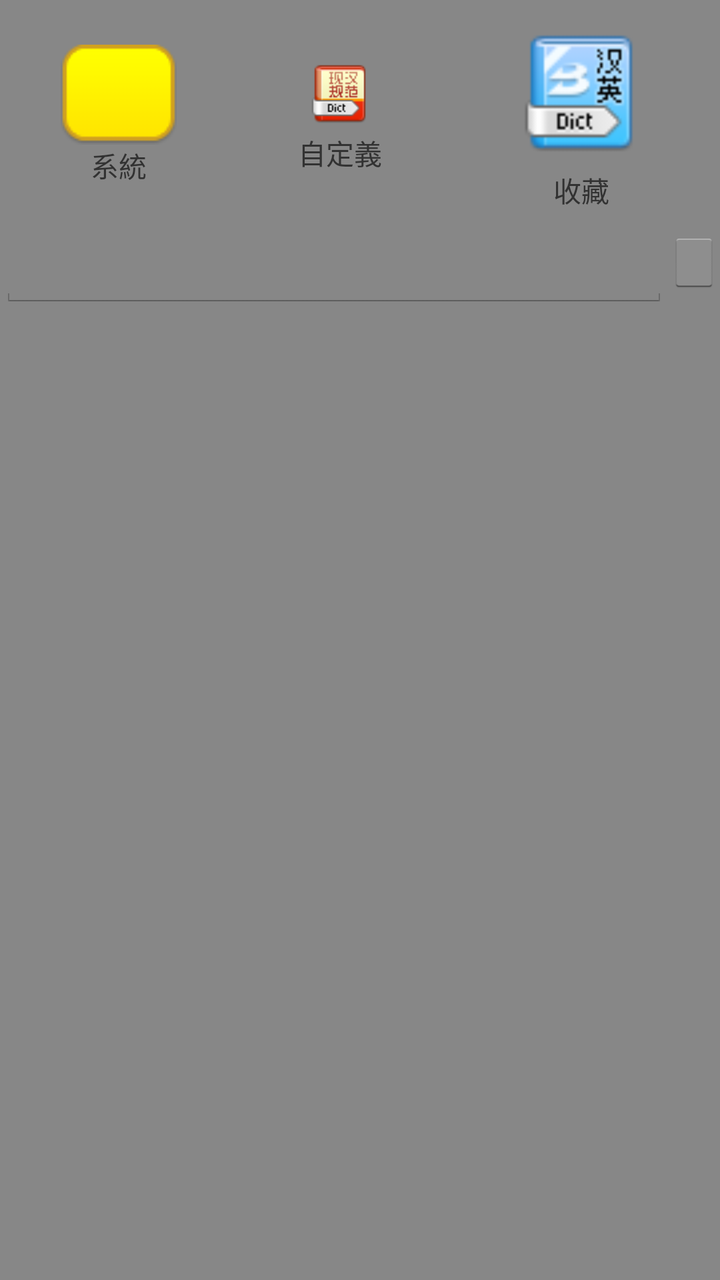
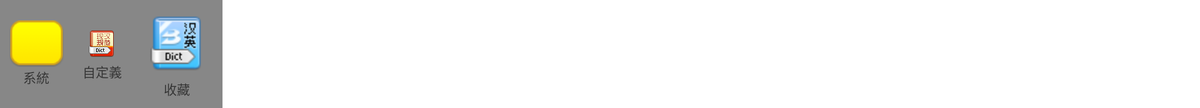

An Android layout and its configuration variant, each rendered on a device that would load it. The default file and the variant file are quoted in full after the pictures.
<!-- AndroidManifest.xml: application theme MyTheme -->
<!-- res/layout/other_graphic_window.xml -->
<?xml version="1.0" encoding="utf-8"?>
<LinearLayout xmlns:android="http://schemas.android.com/apk/res/android"
    android:id="@+id/other_graphic_main"
    android:layout_width="match_parent"
    android:layout_height="match_parent"
    android:gravity="center_horizontal"
    android:orientation="vertical" >

    <LinearLayout
        android:id="@+id/dlg_size"
        android:layout_width="match_parent"
        android:layout_height="match_parent"
        android:background="#F0808080"
        android:orientation="vertical" >

        <LinearLayout
            android:id="@+id/title_bar"
            android:layout_width="match_parent"
            android:layout_height="wrap_content"
            android:gravity="center_horizontal"
            android:orientation="horizontal" >

            <LinearLayout
                android:id="@+id/in_system_frame"
                android:layout_width="wrap_content"
                android:layout_height="wrap_content"
                android:layout_gravity="center"
                android:layout_weight="2"
                android:orientation="vertical"
                android:padding="10dp" >

                <ImageView
                    android:id="@+id/in_system_img"
                    android:layout_width="wrap_content"
                    android:layout_height="wrap_content"
                    android:layout_gravity="center"
                    android:src="@drawable/btn_submit" />

                <TextView
                    android:id="@+id/in_system_tv"
                    android:layout_width="wrap_content"
                    android:layout_height="wrap_content"
                    android:layout_gravity="center"
                    android:text="系統" />
            </LinearLayout>

            <LinearLayout
                android:id="@+id/in_myDefine_frame"
                android:layout_width="wrap_content"
                android:layout_height="wrap_content"
                android:layout_gravity="center"
                android:layout_weight="2"
                android:orientation="vertical"
                android:padding="10dp" >

                <ImageView
                    android:id="@+id/in_myDefine_img"
                    android:layout_width="wrap_content"
                    android:layout_height="wrap_content"
                    android:layout_gravity="center"
                    android:src="@drawable/btn_xhgf" />

                <TextView
                    android:id="@+id/in_myDefine_tv"
                    android:layout_width="wrap_content"
                    android:layout_height="wrap_content"
                    android:layout_gravity="center"
                    android:text="自定義" />
            </LinearLayout>

            <LinearLayout
                android:id="@+id/in_myCollect_frame"
                android:layout_width="wrap_content"
                android:layout_height="wrap_content"
                android:layout_gravity="center"
                android:layout_weight="2"
                android:orientation="vertical"
                android:padding="10dp" >

                <ImageView
                    android:id="@+id/in_collect_img"
                    android:layout_width="wrap_content"
                    android:layout_height="wrap_content"
                    android:layout_gravity="center"
                    android:src="@drawable/btn_hycd" />

                <TextView
                    android:id="@+id/in_collect_tv"
                    android:layout_width="wrap_content"
                    android:layout_height="wrap_content"
                    android:layout_gravity="center"
                    android:text="收藏" />
            </LinearLayout>
        </LinearLayout>

        <LinearLayout
            android:id="@+id/search_frame"
            android:layout_width="wrap_content"
            android:layout_height="wrap_content"
            android:orientation="horizontal" >

            <RelativeLayout
                android:layout_width="fill_parent"
                android:layout_height="wrap_content"
                android:orientation="horizontal" >

                <ImageButton
                    android:id="@+id/search_bt"
                    android:layout_width="wrap_content"
                    android:layout_height="wrap_content"
                    android:layout_alignParentRight="true"
                    android:src="@drawable/ic_action_search" />

                <EditText
                    android:id="@+id/editText_1"
                    android:layout_width="match_parent"
                    android:layout_height="wrap_content"
                    android:layout_alignParentLeft="true"
                    android:layout_toLeftOf="@id/search_bt"
                    android:singleLine="true"
                    android:text="" />
            </RelativeLayout>
        </LinearLayout>

        <ListView
            android:id="@+id/my_listview"
            android:layout_width="wrap_content"
            android:layout_height="wrap_content"
            android:fastScrollEnabled="true"
            android:focusable="true"
            android:focusableInTouchMode="true"
            android:paddingTop="10sp"
            android:smoothScrollbar="true"
            android:transcriptMode="disabled" >
        </ListView>
    </LinearLayout>

</LinearLayout>
<!-- resources referenced by this layout -->
<resources>
  <!-- drawable btn_hycd (drawable) -->
  <?xml version="1.0" encoding="utf-8"?>
  <selector xmlns:android="http://schemas.android.com/apk/res/android" >
      <item android:state_pressed="true"
  		android:drawable="@drawable/icon_hycd_press"/>
  	<item android:state_focused="true"
  		android:drawable="@drawable/icon_hycd_press"/>
  	<item android:drawable="@drawable/icon_hycd_default"/>
  
  </selector>
  <!-- drawable btn_submit (drawable) -->
  <?xml version="1.0" encoding="utf-8"?>
  <selector xmlns:android="http://schemas.android.com/apk/res/android" >
      <item android:state_pressed="true"
  		android:drawable="@drawable/btn1_press"/>
  	<item android:state_focused="true"
  		android:drawable="@drawable/btn1_default"/>
  	<item android:drawable="@drawable/btn1_default"/>
  
  </selector>
  <!-- drawable btn_xhgf (drawable) -->
  <?xml version="1.0" encoding="utf-8"?>
  <selector xmlns:android="http://schemas.android.com/apk/res/android" >
      <item android:state_pressed="true"
  		android:drawable="@drawable/icon_xhgf_press"/>
  	<item android:state_focused="true"
  		android:drawable="@drawable/icon_xhgf_press"/>
  	<item android:drawable="@drawable/icon_xhgf_default"/>
  
  </selector>
  <!-- from res/values-v11/ -->
  <style name="MyTheme" parent="@android:style/Theme.Holo.Light.NoActionBar">
          
      </style>
  <!-- drawable icon_hycd_press: png bitmap (drawable-ldpi, 5506 bytes) -->
  <!-- drawable icon_hycd_default: png bitmap (drawable-ldpi, 5014 bytes) -->
  <!-- drawable btn1_press: png bitmap (drawable-mdpi, 3914 bytes) -->
  <!-- drawable btn1_default: png bitmap (drawable-mdpi, 3914 bytes) -->
  <!-- drawable icon_xhgf_press: png bitmap (drawable-mdpi, 5089 bytes) -->
  <!-- drawable icon_xhgf_default: png bitmap (drawable-hdpi, 4584 bytes) -->
</resources>
<!-- res/layout-xlarge/other_graphic_window.xml (the repository's variant of the layout above) -->
<!-- drawn on a large tablet held sideways -->
<?xml version="1.0" encoding="utf-8"?>
<LinearLayout xmlns:android="http://schemas.android.com/apk/res/android"
    android:id="@+id/other_graphic_main"
    android:layout_width="wrap_content"
    android:layout_height="wrap_content"
    android:gravity="center_horizontal"
    android:orientation="vertical" >

    
    
    
    
    
    

    <LinearLayout
        android:id="@+id/dlg_size"
        android:layout_width="match_parent"
        android:layout_height="match_parent"
        android:background="#F0808080"
        android:gravity="center_horizontal" >

        <LinearLayout
            android:id="@+id/title_bar"
            android:layout_width="match_parent"
            android:layout_height="wrap_content"
            android:gravity="center_horizontal"
            android:orientation="horizontal" >

            <LinearLayout
                android:id="@+id/in_system_frame"
                android:layout_width="wrap_content"
                android:layout_height="wrap_content"
                android:layout_gravity="center"
                android:layout_weight="1"
                android:orientation="vertical"
                android:padding="10dp" >

                <ImageView
                    android:id="@+id/in_system_img"
                    android:layout_width="wrap_content"
                    android:layout_height="wrap_content"
                    android:layout_gravity="center"
                    android:src="@drawable/btn_submit" />

                <TextView
                    android:id="@+id/in_system_tv"
                    android:layout_width="wrap_content"
                    android:layout_height="wrap_content"
                    android:layout_gravity="center"
                    android:text="系統" />
            </LinearLayout>

            <LinearLayout
                android:id="@+id/in_myDefine_frame"
                android:layout_width="wrap_content"
                android:layout_height="wrap_content"
                android:layout_gravity="center"
                android:layout_weight="1"
                android:orientation="vertical"
                android:padding="10dp" >

                <ImageView
                    android:id="@+id/in_myDefine_img"
                    android:layout_width="wrap_content"
                    android:layout_height="wrap_content"
                    android:layout_gravity="center"
                    android:src="@drawable/btn_xhgf" />

                <TextView
                    android:id="@+id/in_myDefine_tv"
                    android:layout_width="wrap_content"
                    android:layout_height="wrap_content"
                    android:layout_gravity="center"
                    android:text="自定義" />
            </LinearLayout>

            <LinearLayout
                android:id="@+id/in_myCollect_frame"
                android:layout_width="wrap_content"
                android:layout_height="wrap_content"
                android:layout_gravity="center"
                android:layout_weight="1"
                android:orientation="vertical"
                android:padding="10dp" >

                <ImageView
                    android:id="@+id/in_collect_img"
                    android:layout_width="wrap_content"
                    android:layout_height="wrap_content"
                    android:layout_gravity="center"
                    android:src="@drawable/btn_hycd" />

                <TextView
                    android:id="@+id/in_collect_tv"
                    android:layout_width="wrap_content"
                    android:layout_height="wrap_content"
                    android:layout_gravity="center"
                    android:text="收藏" />
            </LinearLayout>
        </LinearLayout>
    </LinearLayout>

</LinearLayout>
